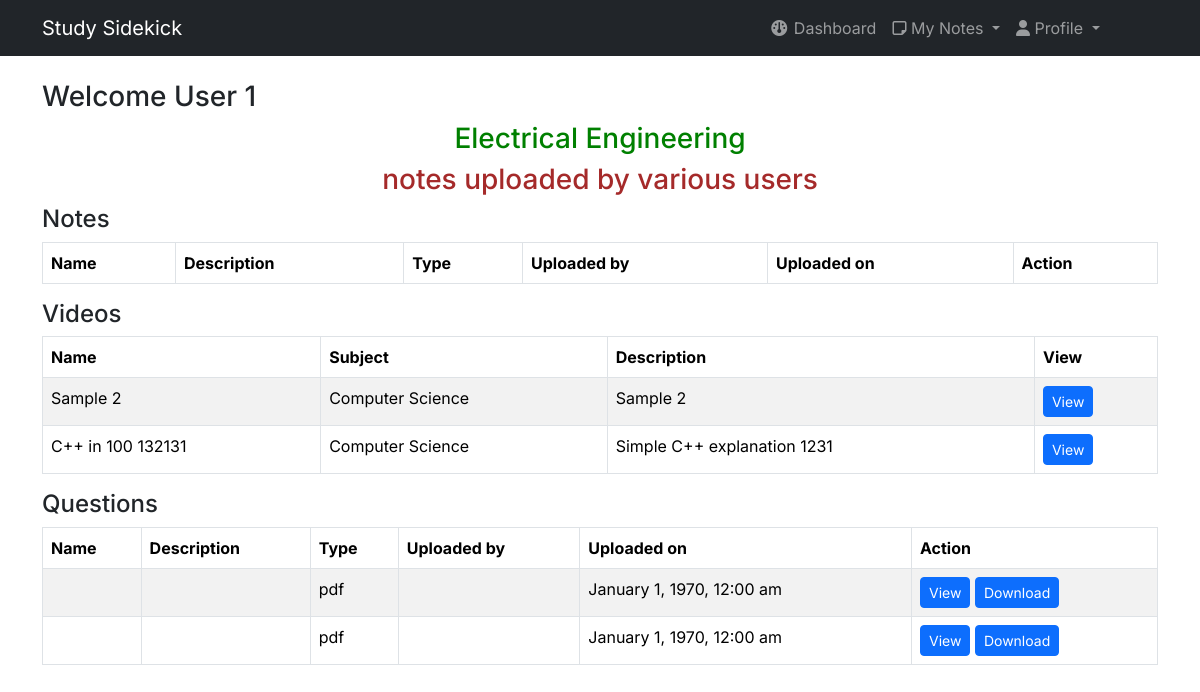
/dashboard/ (signed in), run on the app's committed database.
### tables this page shows
CREATE TABLE IF NOT EXISTS `videos` (
  `video_id` int NOT NULL AUTO_INCREMENT,
  `video_name` varchar(255) DEFAULT NULL,
  `video_description` varchar(255) DEFAULT NULL,
  `url` varchar(255) DEFAULT NULL,
  `status` varchar(255) DEFAULT 'not approved yet',
  `file_uploader` varchar(255) DEFAULT NULL,
  `subject_id` int NOT NULL,
  PRIMARY KEY (`video_id`),
  KEY `videos_subject_subject_id_fk` (`subject_id`),
  CONSTRAINT `videos_subject_subject_id_fk` FOREIGN KEY (`subject_id`) REFERENCES `subject` (`subject_id`)
);

CREATE TABLE IF NOT EXISTS `subject` (
  `subject_id` int NOT NULL AUTO_INCREMENT,
  `subject_name` varchar(255) DEFAULT NULL,
  `subject_description` varchar(255) DEFAULT NULL,
  PRIMARY KEY (`subject_id`)
);

CREATE TABLE IF NOT EXISTS `questions` (
  `question_id` int NOT NULL AUTO_INCREMENT,
  `question_name` varchar(255) DEFAULT NULL,
  `question_description` varchar(255) DEFAULT NULL,
  `subject_id` int DEFAULT NULL,
  `file` varchar(255) DEFAULT NULL,
  `file_type` varchar(255) DEFAULT NULL,
  `uploaded_by` int NOT NULL,
  `upload_time` timestamp NULL DEFAULT CURRENT_TIMESTAMP,
  PRIMARY KEY (`question_id`),
  KEY `questions_subject_subject_id_fk` (`subject_id`),
  CONSTRAINT `questions_subject_subject_id_fk` FOREIGN KEY (`subject_id`) REFERENCES `subject` (`subject_id`)
);

### dashboard/index.php (the view, shortened to what this page needs)
<?php
include('includes/adminheader.php');
?>
<!DOCTYPE html>
<html lang="en">
<head>
</head>
<body>
    <?php include 'includes/adminnav.php' ?>
    <div class="container mt-4">
        <div id="welcome-title">
            <h3>Welcome <span style="text-transform: capitalize;"><?php echo $_SESSION['name']; ?></span></h3>
        </div>
        <div>
            <?php if ($_SESSION['role'] == 'admin') : ?>
                <div class="w-100 mt-4">
                    <marquee style="width: 70%;">
                        <h3 style="color: green"> Notes uploaded by various users</h3>
                    </marquee>
                    <form action="submit" method="post">
                        <table class="table table-striped border">
                            <thead>
                                <tr class="text-capitalize">
                                    <th>Name</th>
                                    <th>Description</th>
                                    <th>Type</th>
                                    <th>Uploaded on</th>
                                    <th>Uploaded by</th>
                                    <th>Status</th>
                                    <th colspan="2">Action</th>
                                </tr>
                            </thead>
                            <tbody>
                                <?php
                                $query = "SELECT * FROM uploads ORDER BY file_uploaded_on DESC";
                                $run_query = mysqli_query($conn, $query) or die(mysqli_error($conn));
                                if (mysqli_num_rows($run_query) > 0) :
                                    while ($row = mysqli_fetch_array($run_query)) :
                                        $file_id = $row['file_id'];
                                        $file_name = $row['file_name'];
                                        $file_description = $row['file_description'];
                                        $file_type = $row['file_type'];
                                        $file_date = $row['file_uploaded_on'];
                                        $file_uploader = $row['file_uploader'];
                                        $file_status = $row['status'];
                                        $file = $row['file'];
                                ?>
                                        <tr>
                                            <td><?php echo $file_name; ?></td>
                                            <td><?php echo $file_description; ?></td>
                                            <td><?php echo $file_type; ?></td>
                                            <td>
                                                <?php echo date("F j, Y, g:i a", strtotime($file_date)); ?>
                                            </td>
                                            <td>
                                                <a href='viewprofile.php?name=<?php echo $file_uploader; ?>' target='_blank'> <?php echo $file_uploader; ?> </a>
                                            </td>
                                            <td class="text-capitalize">
                                                <?php echo $file_status; ?>
                                            </td>
                                            <td>
                                                <a href='allfiles/<?php echo $file; ?>' target='_blank' class="btn btn-primary btn-sm">View</a>
                                                <?php
                                                if ($file_status !== 'approved') {
                                                ?>
                                                    <a class="btn btn-success btn-sm" onclick="return confirm('Are you sure you want to approve this note?')" href="?approve=<?php echo $file_id; ?>">Approve</a>
                                                <?php
                                                }
                                                ?>
                                                <a class="btn btn-danger btn-sm" role="button" onClick="return confirm('Are you sure you want to delete this post?')" href='?del=<?php echo $file_id; ?>'>
                                                    Delete
                                                </a>
                                            </td>
                                        </tr>
                                <?php
                                    endwhile;
                                endif;
                                ?>
                            </tbody>
                        </table>
                    </form>
                    <form action="submit" method="post">
                        <table class="table table-striped border">
                            <thead>
                                <tr class="text-capitalize">
                                    <th>Name</th>
                                    <th>Description</th>
                                    <th>Type</th>
                                    <th>Uploaded on</th>
                                    <th>Uploaded by</th>
                                    <th>Status</th>
                                    <th colspan="2">Action</th>
                                </tr>
                            </thead>
                            <tbody>
                                <?php
                                $query = "SELECT * FROM uploads ORDER BY file_uploaded_on DESC";
                                $run_query = mysqli_query($conn, $query) or die(mysqli_error($conn));
                                if (mysqli_num_rows($run_query) > 0) :
                                    while ($row = mysqli_fetch_array($run_query)) :
                                        $file_id = $row['file_id'];
                                        $file_name = $row['file_name'];
                                        $file_description = $row['file_description'];
                                        $file_type = $row['file_type'];
                                        $file_date = $row['file_uploaded_on'];
                                        $file_uploader = $row['file_uploader'];
                                        $file_status = $row['status'];
                                        $file = $row['file'];
                                ?>
                                        <tr>
                                            <td><?php echo $file_name; ?></td>
                                            <td><?php echo $file_description; ?></td>
                                            <td><?php echo $file_type; ?></td>
                                            <td>
                                                <?php echo date("F j, Y, g:i a", strtotime($file_date)); ?>
                                            </td>
                                            <td>
                                                <a href='viewprofile.php?name=<?php echo $file_uploader; ?>' target='_blank'> <?php echo $file_uploader; ?> </a>
                                            </td>
                                            <td class="text-capitalize">
                                                <?php echo $file_status; ?>
                                            </td>
                                            <td>
                                                <a href='allfiles/<?php echo $file; ?>' target='_blank' class="btn btn-primary btn-sm">View</a>
                                                <?php
                                                if ($file_status !== 'approved') {
                                                ?>
                                                    <a class="btn btn-success btn-sm" onclick="return confirm('Are you sure you want to approve this note?')" href="?approve=<?php echo $file_id; ?>">Approve</a>
                                                <?php
                                                }
                                                ?>
                                                <a class="btn btn-danger btn-sm" role="button" onClick="return confirm('Are you sure you want to delete this post?')" href='?del=<?php echo $file_id; ?>'>
                                                    Delete
                                                </a>
                                            </td>
                                        </tr>
                                <?php
                                    endwhile;
                                endif;
                                ?>
                            </tbody>
                        </table>
                    </form>
                </div>
            <?php else : ?>
                <div class="w-100">
                    <center>
                        <marquee style="width: 70%;">
                            <h3 style="color: green;"><?php echo $_SESSION['course']; ?> Engineering </h3>
                            <h3 style="color: brown;"> notes uploaded by various users</h3>
                        </marquee>
                    </center>
                    <h4>Notes</h4>
                    <form class="mt-2" method="post">
                        <table class="table table-bordered table-striped table-hover">
                            <thead>
                                <tr>
                                    <th>Name</th>
                                    <th>Description</th>
                                    <th>Type</th>
                                    <th>Uploaded by</th>
                                    <th>Uploaded on</th>
                                    <th>Action</th>
                                </tr>
                            </thead>
                        </table>
                    </form>
                    <h4>Videos</h4>
                    <form class="mt-2" method="post">
                        <table class="table table-bordered table-striped table-hover">
                            <thead>
                                <tr>
                                    <th>Name</th>
                                    <th>Subject</th>
                                    <th>Description</th>
                                    <th>View</th>
                                </tr>
                            </thead>
                            <tbody>
                                <?php
                                $query = "SELECT video_id, video_name, video_description, url, status, subject_name, u.username as username
                                FROM videos v
                                    INNER JOIN subject s ON v.subject_id = s.subject_id
                                    INNER JOIN users u ON v.file_uploader = u.id
                                    WHERE status != 'pending'
                                    ORDER BY video_id DESC";
                                $run_query = mysqli_query($conn, $query) or die(mysqli_error($conn));
                                if (mysqli_num_rows($run_query) > 0) {
                                    while ($row = mysqli_fetch_array($run_query)) {
                                        $video_name = $row['video_name'];
                                        $video_description = $row['video_description'];
                                        $url = $row['url'];
                                        $subject_name = $row['subject_name'];
                                ?>
                                        <tr>
                                            <td><?php echo $video_name; ?></td>
                                            <td><?php echo $subject_name; ?></td>
                                            <td><?php echo $video_description; ?></td>
                                            <td>
                                                <a class="btn btn-primary btn-sm" href='view_video.php?url=<?php echo urlencode($url); ?>'>View</a>
                                            </td>
                                        </tr>
                                <?php
                                    }
                                }
                                ?>
                            </tbody>
                        </table>
                    </form>
                    <h4>Questions</h4>
                    <form class="mt-2" method="post">
                        <table class="table table-bordered table-striped table-hover">
                            <thead>
                                <tr>
                                    <th>Name</th>
                                    <th>Description</th>
                                    <th>Type</th>
                                    <th>Uploaded by</th>
                                    <th>Uploaded on</th>
                                    <th>Action</th>
                                </tr>
                            </thead>
                            <tbody>
                                <?php
                                $query = "SELECT * FROM questions q
                                         INNER JOIN subject s on s.subject_id = q.subject_id
                                         INNER JOIN users u on u.id = q.uploaded_by";
                                $run_query = mysqli_query($conn, $query) or die(mysqli_error($conn));
                                if (mysqli_num_rows($run_query) > 0) :
                                    while ($row = mysqli_fetch_array($run_query)) :
                                        $file_type = $row['file_type'];
                                        $file = $row['file'];
                                ?>
                                        <tr>
                                            <td><?php echo $file_name; ?></td>
                                            <td><?php echo $file_description; ?></td>
                                            <td><?php echo $file_type; ?></td>
                                            <td><a href='viewprofile.php?name=<?php echo $file_uploader; ?>' target='_blank'> <?php echo $file_uploader; ?> </a></td>
                                            <td><?php echo date("F j, Y, g:i a", strtotime($file_date)); ?></td>
                                            <td>
                                                <a class='btn btn-sm btn-primary' href='#' onclick="displayPdf('allfiles/<?php echo $file; ?>', '<?php echo $file; ?>')" target='_blank'>
                                                    View
                                                </a>
                                                <a class='btn btn-sm btn-primary' href="allfiles/<?php echo $file; ?>" target='_blank' download>
                                                    Download
                                                </a>
                                            </td>
                                        </tr>
                                <?php
                                    endwhile;
                                endif;
                                ?>
                            </tbody>
                        </table>
                    </form>
                </div>
            <?php endif; ?>
        </div>
    </div>
</body>
</html>

### data on the page
videos: video_name "Sample 2", subject.subject_name "Computer Science", video_description "Sample 2"
videos: video_name "C++ in 100 132131", subject.subject_name "Computer Science", video_description "Simple C++ explanation 1231"
questions: file_type "pdf"
questions: file_type "pdf"

### other printed values
$_SESSION['name'] "User 1"
$_SESSION['course'] "Electrical"
